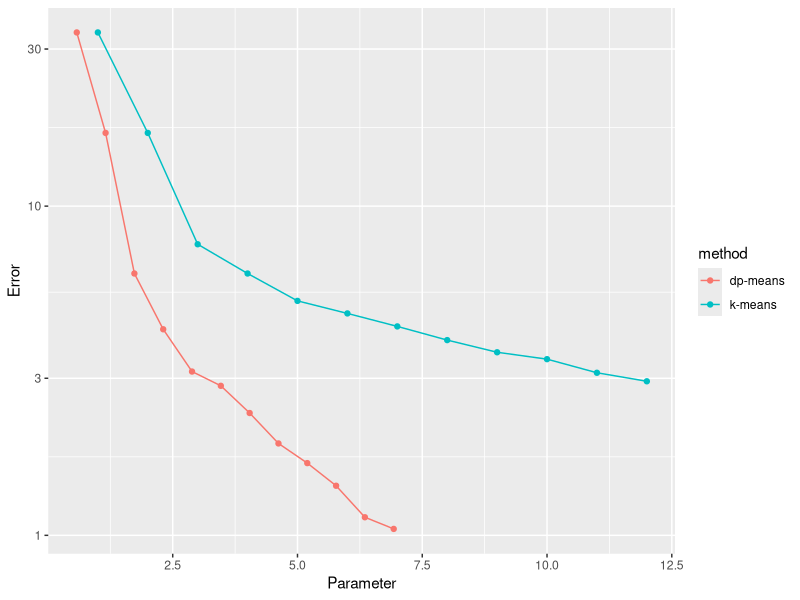
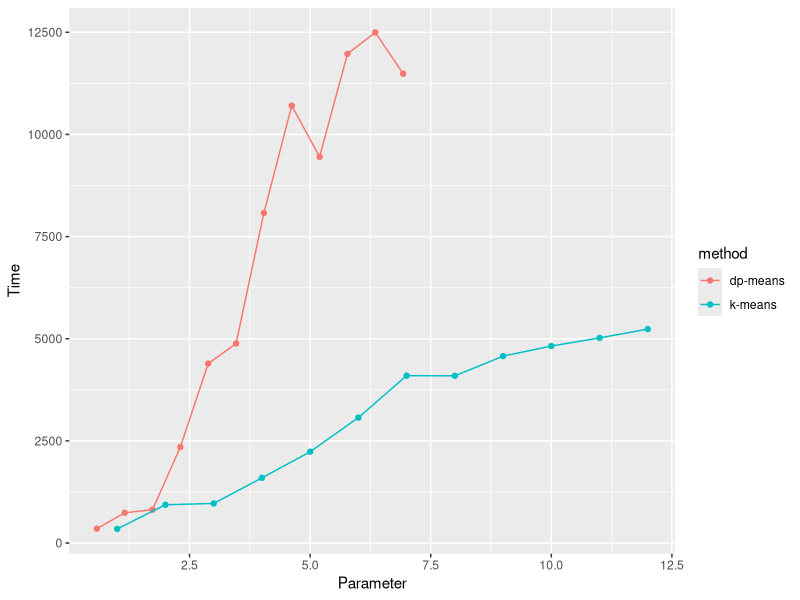

The R script that drew these images, in order:
#!/usr/bin/env Rscript

library(ggplot2)
library(gridExtra)

X <- read.delim("./test.csv", sep=",", header=FALSE)
X$method <- as.factor(X$V1)
summary(X)

p <-ggplot(data=X, aes(V2,V3)) + 
	geom_point(aes(color = method)) +
	geom_line(aes(color= method)) +
	scale_y_log10() + 
	xlab("Parameter") +
	ylab("Error") 
ggsave(file="./img/test_errors.png", width=5, height=4, dpi=100)


p1 <-ggplot(data=X, aes(V2, V4)) + 
	geom_point(aes(color = method)) +
	geom_line(aes(color = method)) +  
	xlab("Parameter") +
	ylab("Time") 
ggsave(file="./img/test_times.png", width=5, height=4, dpi=100)
